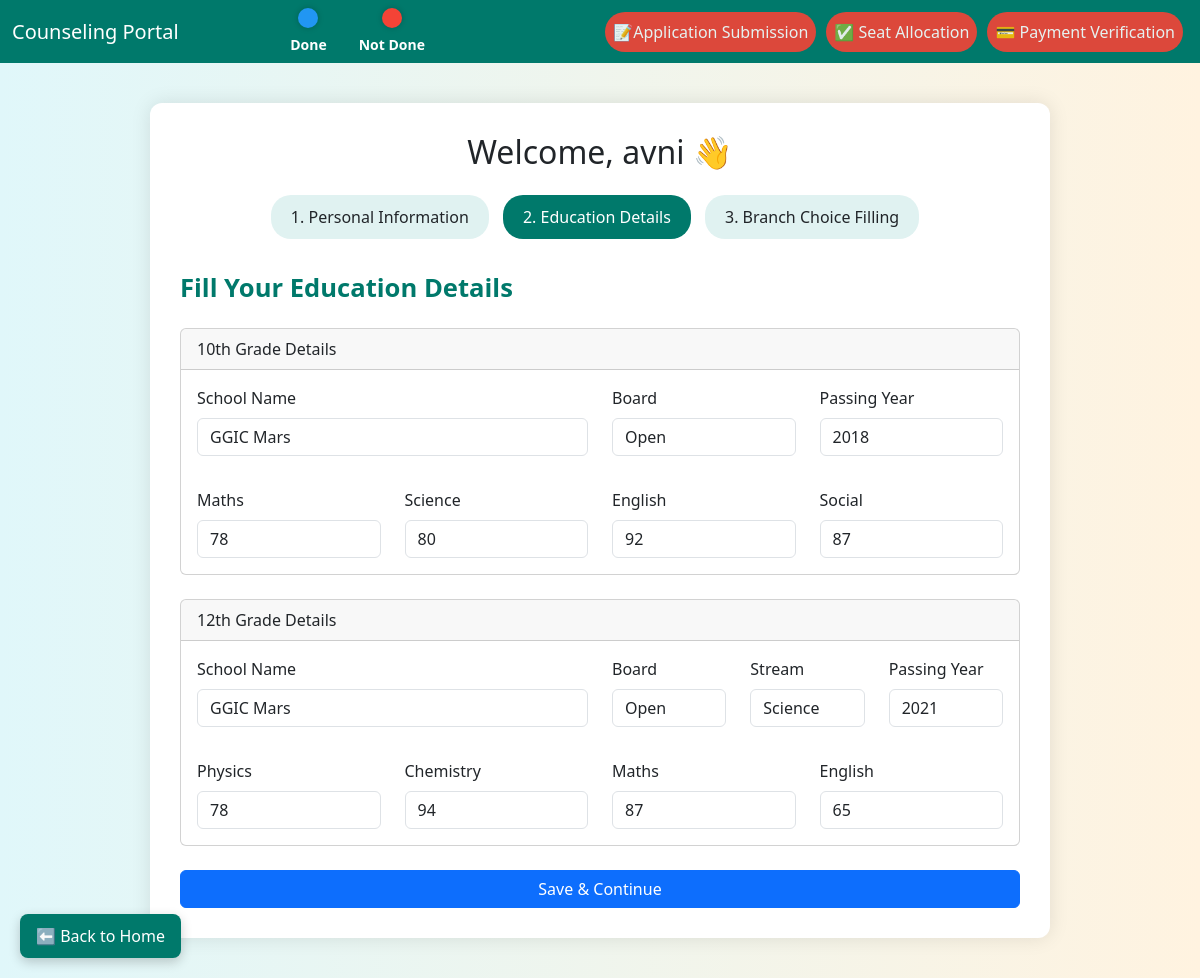
The page /student/education/ (signed in) on the database its author committed.
### SCP_PORTAL/models.py (models this page shows, shortened)
class StudentProfile(models.Model):
    user = models.OneToOneField(User, on_delete=models.CASCADE)
    full_name = models.CharField(max_length=100)
    age = models.PositiveIntegerField()
    gender = models.CharField(max_length=10)
    contact = models.CharField(max_length=15)
    school_10      = models.CharField(max_length=255, blank=True)
    tenth_board    = models.CharField(max_length=100, null=True, blank=True)
    year_10 = models.IntegerField(null=True, blank=True)
    maths_10 = models.IntegerField(null=True, blank=True)
    science_10 = models.IntegerField(null=True, blank=True)
    english_10 = models.IntegerField(null=True, blank=True)
    social_10 = models.IntegerField(null=True, blank=True)
    tenth_percentage = models.FloatField(null=True, blank=True)
    school_12       = models.CharField(max_length=255, blank=True)
    twelfth_board   = models.CharField(max_length=100, null=True, blank=True)
    twelfth_stream  = models.CharField(max_length=50, null=True, blank=True)
    year_12 = models.IntegerField(null=True, blank=True)
    physics_12 = models.IntegerField(null=True, blank=True)
    chemistry_12 = models.IntegerField(null=True, blank=True)
    maths_12 = models.IntegerField(null=True, blank=True)
    english_12 = models.IntegerField(null=True, blank=True)
    twelfth_percentage = models.FloatField(null=True, blank=True)
    choice_1 = models.CharField(max_length=100, default="")
    choice_2 = models.CharField(max_length=100, default="")
    choice_3 = models.CharField(max_length=100, default="")
    allocated_branch = models.CharField(max_length=100, null=True, blank=True)
    branch_accepted = models.BooleanField(default=False)
    payment_verified = models.BooleanField(default=False)
    receipt = models.FileField(upload_to='receipts/', null=True, blank=True)  # NEW

### SCP_PORTAL/views.py (the view)
# urls.py: path('student/education/', views.education_info, name='education_info'),
@login_required
def education_info(request):
    profile, _ = StudentProfile.objects.get_or_create(user=request.user)
    return render(request, 'education_info.html', {
        'profile': profile
    })

### templates/education_info.html (shortened to what this page needs)
{% extends 'base_dashboard.html' %}
{% block step2_indicator %}active{% endblock %}
{% block content %}
<div class="section-title">Fill Your Education Details</div>
<form method="POST" action="{% url 'submit_education_info' %}">
  <div class="card mb-4">
    <div class="card-header">10th Grade Details</div>
    <div class="card-body">
      <div class="row gy-3">
        <div class="col-md-6">
          <label for="school_10" class="form-label">School Name</label>
          <input type="text"
                 id="school_10"
                 name="school_10"
                 class="form-control"
                 value="{{ profile.school_10 }}">
        </div>
        <div class="col-md-3">
          <label for="tenth_board" class="form-label">Board</label>
          <input type="text"
                 id="tenth_board"
                 name="tenth_board"
                 class="form-control"
                 value="{{ profile.tenth_board }}">
        </div>
        <div class="col-md-3">
          <label for="year_10" class="form-label">Passing Year</label>
          <input type="number"
                 id="year_10"
                 name="year_10"
                 class="form-control"
                 value="{{ profile.year_10 }}">
        </div>
      </div>
      <div class="row gy-3 mt-3">
        <div class="col-md-3">
          <label for="maths_10" class="form-label">Maths</label>
          <input type="number"
                 id="maths_10"
                 name="maths_10"
                 class="form-control"
                 value="{{ profile.maths_10 }}">
        </div>
        <div class="col-md-3">
          <label for="science_10" class="form-label">Science</label>
          <input type="number"
                 id="science_10"
                 name="science_10"
                 class="form-control"
                 value="{{ profile.science_10 }}">
        </div>
        <div class="col-md-3">
          <label for="english_10" class="form-label">English</label>
          <input type="number"
                 id="english_10"
                 name="english_10"
                 class="form-control"
                 value="{{ profile.english_10 }}">
        </div>
        <div class="col-md-3">
          <label for="social_10" class="form-label">Social</label>
          <input type="number"
                 id="social_10"
                 name="social_10"
                 class="form-control"
                 value="{{ profile.social_10 }}">
        </div>
      </div>
    </div>
  </div>
  <div class="card mb-4">
    <div class="card-header">12th Grade Details</div>
    <div class="card-body">
      <div class="row gy-3">
        <div class="col-md-6">
          <label for="school_12" class="form-label">School Name</label>
          <input type="text"
                 id="school_12"
                 name="school_12"
                 class="form-control"
                 value="{{ profile.school_12 }}">
        </div>
        <div class="col-md-2">
          <label for="tenth_board" class="form-label">Board</label>
          <input type="text"
                 id="twelfth_board"
                 name="twelfth_board"
                 class="form-control"
                 value="{{ profile.twelfth_board }}">
        </div>
        <div class="col-md-2">
          <label for="twelfth_stream" class="form-label">Stream</label>
          <input type="text"
                 id="twelfth_stream"
                 name="twelfth_stream"
                 class="form-control"
                 value="{{ profile.twelfth_stream }}">
        </div>
        <div class="col-md-2">
          <label for="year_12" class="form-label">Passing Year</label>
          <input type="number"
                 id="year_12"
                 name="year_12"
                 class="form-control"
                 value="{{ profile.year_12 }}">
        </div>
      </div>
      <div class="row gy-3 mt-3">
        <div class="col-md-3">
          <label for="physics_12" class="form-label">Physics</label>
          <input type="number"
                 id="physics_12"
                 name="physics_12"
                 class="form-control"
                 value="{{ profile.physics_12 }}">
        </div>
        <div class="col-md-3">
          <label for="chemistry_12" class="form-label">Chemistry</label>
          <input type="number"
                 id="chemistry_12"
                 name="chemistry_12"
                 class="form-control"
                 value="{{ profile.chemistry_12 }}">
        </div>
        <div class="col-md-3">
          <label for="maths_12" class="form-label">Maths</label>
          <input type="number"
                 id="maths_12"
                 name="maths_12"
                 class="form-control"
                 value="{{ profile.maths_12 }}">
        </div>
        <div class="col-md-3">
          <label for="english_12" class="form-label">English</label>
          <input type="number"
                 id="english_12"
                 name="english_12"
                 class="form-control"
                 value="{{ profile.english_12 }}">
        </div>
      </div>
    </div>
  </div>
  <button type="submit" class="btn btn-primary w-100">
    Save & Continue
  </button>
</form>
{% endblock %}

### templates/base_dashboard.html (shortened to what this page needs)
<!DOCTYPE html>
<html lang="en">
<head>
  <link href="https://cdn.jsdelivr.net/npm/bootstrap@5.3.2/dist/css/bootstrap.min.css" rel="stylesheet">
</head>
<body>
  <nav class="navbar navbar-expand-lg">
  <div class="container-fluid justify-content-between">
    <a class="navbar-brand" href="#">Counseling Portal</a>
    <div class="d-flex justify-content-center align-items-center mx-auto">
      <div class="text-center mx-3">
        <div class="status-circle done"></div>
        <div class="fw-semibold text-white small">Done</div>
      </div>
      <div class="text-center mx-3">
        <div class="status-circle not-done"></div>
        <div class="fw-semibold text-white small">Not Done</div>
      </div>
    </div>
    <ul class="navbar-nav ms-auto align-items-center">
      <li class="nav-item">
        <span class="nav-link status-step {% block submitted_status %}inactive{% endblock %}" data-bs-toggle="tooltip" title="Form submitted by student">
          📝Application Submission
        </span>
      </li>
      <li class="nav-item">
        <span class="nav-link status-step {% block accepted_status %}inactive{% endblock %}" data-bs-toggle="tooltip" title="Waiting for admin approval">
          ✅ Seat Allocation
        </span>
      </li>
      <li class="nav-item">
        <span class="nav-link status-step {% block payment_status %}inactive{% endblock %}" data-bs-toggle="tooltip" title="Payment not yet verified">
          💳 Payment Verification
        </span>
      </li>
    </ul>
  </div>
</nav>
  <div class="dashboard-container fade-in">
    <h2 class="text-center mb-4">Welcome, {{ request.user.username }} 👋</h2>
    <div class="step-indicator text-center">
      <span class="step {% block step1_indicator %}{% endblock %}">1. Personal Information</span>
      <span class="step {% block step2_indicator %}{% endblock %}">2. Education Details</span>
      <span class="step {% block step3_indicator %}{% endblock %}">3. Branch Choice Filling</span>
    </div>
    {% block content %}{% endblock %}
  </div>
<a href="/" class="back-home-btn">
  ⬅️ Back to Home
</a>
</body>
</html>

### templates/base_dashboard.html (style rules this page uses)
body { background: linear-gradient(to right, #e0f7fa, #fff3e0); font-family: 'Segoe UI', sans-serif; position: relative; overflow-x: hidden; }
body::before { content: ""; position: absolute; top: 0; left: 0; width: 100%; height: 100%; background: url('https://i.imgur.com/4ZQZ4Zy.png') no-repeat bottom right; background-size: 250px; opacity: 0.08; pointer-events: none; }
.navbar { background-color: #00796b; }
.navbar-brand, .nav-link { color: white !important; }
.dashboard-container { max-width: 900px; margin: 40px auto; background: white; padding: 30px; border-radius: 12px; box-shadow: 0 0 20px rgba(0,0,0,0.1); position: relative; z-index: 1; }
.section-title { font-size: 1.6rem; font-weight: bold; margin-bottom: 20px; color: #00796b; }
.step-indicator { margin-bottom: 30px; }
.step-indicator .step { display: inline-block; padding: 10px 20px; border-radius: 20px; background-color: #e0f2f1; margin-right: 10px; font-weight: 500; transition: background-color 0.3s ease; }
.step.active { background-color: #00796b; color: white; }
.fade-in { animation: fadeIn 0.6s ease-in-out; }
.status-step { border-radius: 20px; padding: 8px 16px; margin: 0 5px; font-weight: 500; transition: all 0.3s ease; display: inline-block; color: white !important; }
.status-step.inactive { background-color: #f44336; opacity: 0.9; box-shadow: none; }
.status-circle { width: 20px; height: 20px; border-radius: 50%; display: inline-block; box-shadow: 0 0 6px rgba(0,0,0,0.2); }
.status-circle.done { background-color: #2196f3; }
.status-circle.not-done { background-color: #f44336; }
.back-home-btn { position: fixed; bottom: 20px; left: 20px; background-color: #00796b; color: white; padding: 10px 16px; border-radius: 8px; text-decoration: none; font-weight: 500; box-shadow: 0 4px 12px rgba(0,0,0,0.2); transition: background-color 0.3s ease; z-index: 1000; }

### rows shown on the page
StudentProfile: school_10 "GGIC Mars", tenth_board "Open", year_10 "2018", maths_10 "78", science_10 "80", english_10 "92", social_10 "87", school_12 "GGIC Mars", twelfth_board "Open", twelfth_stream "Science", year_12 "2021", physics_12 "78", chemistry_12 "94", maths_12 "87", english_12 "65"

### other values the page prints
{{ request.user.username }} "avni"
